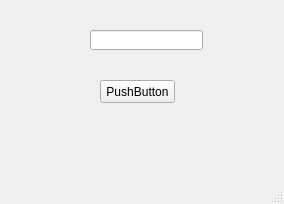
<?xml version="1.0" encoding="UTF-8"?>
<ui version="4.0">
 <class>MainWindow</class>
 <widget class="QMainWindow" name="MainWindow">
  <property name="geometry">
   <rect>
    <x>0</x>
    <y>0</y>
    <width>284</width>
    <height>204</height>
   </rect>
  </property>
  <property name="windowTitle">
   <string>MainWindow</string>
  </property>
  <widget class="QWidget" name="centralwidget">
   <widget class="QPushButton" name="pushButton">
    <property name="geometry">
     <rect>
      <x>100</x>
      <y>80</y>
      <width>75</width>
      <height>23</height>
     </rect>
    </property>
    <property name="text">
     <string>PushButton</string>
    </property>
   </widget>
   <widget class="QLineEdit" name="lineEdit">
    <property name="geometry">
     <rect>
      <x>90</x>
      <y>30</y>
      <width>113</width>
      <height>20</height>
     </rect>
    </property>
   </widget>
  </widget>
  <widget class="QMenuBar" name="menubar">
   <property name="geometry">
    <rect>
     <x>0</x>
     <y>0</y>
     <width>284</width>
     <height>21</height>
    </rect>
   </property>
  </widget>
  <widget class="QStatusBar" name="statusbar"/>
 </widget>
 <resources/>
 <connections/>
</ui>
